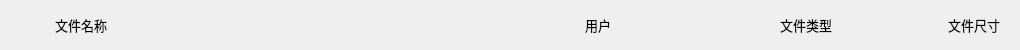
<?xml version="1.0" encoding="UTF-8"?>
<ui version="4.0">
 <class>FileRow</class>
 <widget class="QDialog" name="FileRow">
  <property name="geometry">
   <rect>
    <x>0</x>
    <y>0</y>
    <width>1020</width>
    <height>50</height>
   </rect>
  </property>
  <property name="windowTitle">
   <string>Dialog</string>
  </property>
  <widget class="QLabel" name="label_ico">
   <property name="geometry">
    <rect>
     <x>10</x>
     <y>10</y>
     <width>30</width>
     <height>30</height>
    </rect>
   </property>
   <property name="styleSheet">
    <string notr="true"/>
   </property>
   <property name="text">
    <string/>
   </property>
  </widget>
  <widget class="QLabel" name="label_name">
   <property name="geometry">
    <rect>
     <x>55</x>
     <y>0</y>
     <width>520</width>
     <height>50</height>
    </rect>
   </property>
   <property name="font">
    <font>
     <family>微软雅黑</family>
     <pointsize>10</pointsize>
    </font>
   </property>
   <property name="styleSheet">
    <string notr="true"/>
   </property>
   <property name="text">
    <string>文件名称</string>
   </property>
  </widget>
  <widget class="QLabel" name="label_user">
   <property name="geometry">
    <rect>
     <x>585</x>
     <y>0</y>
     <width>180</width>
     <height>50</height>
    </rect>
   </property>
   <property name="font">
    <font>
     <family>微软雅黑</family>
     <pointsize>10</pointsize>
    </font>
   </property>
   <property name="styleSheet">
    <string notr="true"/>
   </property>
   <property name="text">
    <string>用户</string>
   </property>
   <property name="alignment">
    <set>Qt::AlignLeading|Qt::AlignLeft|Qt::AlignVCenter</set>
   </property>
  </widget>
  <widget class="QLabel" name="label_type">
   <property name="geometry">
    <rect>
     <x>780</x>
     <y>0</y>
     <width>130</width>
     <height>50</height>
    </rect>
   </property>
   <property name="font">
    <font>
     <family>微软雅黑</family>
     <pointsize>10</pointsize>
    </font>
   </property>
   <property name="styleSheet">
    <string notr="true"/>
   </property>
   <property name="text">
    <string>文件类型</string>
   </property>
   <property name="alignment">
    <set>Qt::AlignLeading|Qt::AlignLeft|Qt::AlignVCenter</set>
   </property>
  </widget>
  <widget class="QLabel" name="label_size">
   <property name="geometry">
    <rect>
     <x>910</x>
     <y>0</y>
     <width>90</width>
     <height>50</height>
    </rect>
   </property>
   <property name="font">
    <font>
     <family>微软雅黑</family>
     <pointsize>10</pointsize>
    </font>
   </property>
   <property name="styleSheet">
    <string notr="true"/>
   </property>
   <property name="text">
    <string>文件尺寸</string>
   </property>
   <property name="alignment">
    <set>Qt::AlignRight|Qt::AlignTrailing|Qt::AlignVCenter</set>
   </property>
  </widget>
 </widget>
 <resources/>
 <connections/>
</ui>
